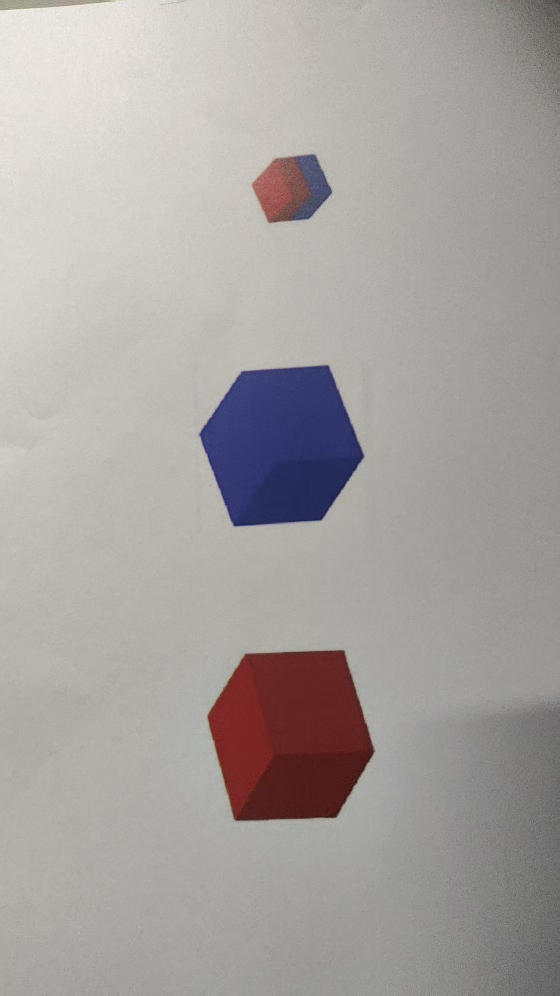
#> input picture samples/phone_16cm.jpg, 1120 x 1992 px (shown at 1/2 size)
$ python tune_hsv.py --image ../samples/phone_16cm.jpg
#> lines starting #> are read from the running program, lines starting #| are printed output that depends on the picture; after the words box and inside, x2 and y2 are one past the last pixel; in counts of white or black regions, pixels touching at a corner belong together
### py/detector.py
from __future__ import annotations
import math
from dataclasses import dataclass, field
from typing import Dict, List, Optional, Tuple
import cv2
import numpy as np

@dataclass
class DetectorParams:
    red_h_low_max: int = 10
    red_h_high_min: int = 170
    red_s_min: int = 90
    red_v_min: int = 50
    blue_h_min: int = 95
    blue_h_max: int = 135
    blue_s_min: int = 90
    blue_v_min: int = 50
    dominant_ratio: float = 0.8
    interleave_ratio: float = 0.18
    layer_split_ratio: float = 0.5
    layer_size_tol: float = 0.45
    blur_kernel: int = 5
    morph_kernel: int = 5
    min_area_px: int = 200
    real_edge_m: float = 0.05
    corner_offset_m: float = 0.0
    fx: float = 600.0
    fy: float = 600.0
    cx: float = 320.0
    cy: float = 240.0
    distance_mode: str = 'pixel_height'
    cam_height_m: float = 0.35
    cam_pitch_deg: float = 30.0

    def to_dict(self) -> Dict[str, object]:
        return {k: getattr(self, k) for k in self.__dataclass_fields__}

@dataclass
class Detection:
    block_class: str = 'unknown'
    edge_length_m: float = 0.0
    edge_length_px: float = 0.0
    x_m: float = 0.0
    y_m: float = 0.0
    z_m: float = 0.0
    u_px: float = 0.0
    v_px: float = 0.0
    confidence: float = 0.0
    box: Tuple[int, int, int, int] = (0, 0, 0, 0)
    ratio_red: float = 0.0
    ratio_blue: float = 0.0
    layer_ok: bool = False
    debug: Dict[str, float] = field(default_factory=dict)

def _odd(k: int) -> int:
    k = int(k)
    if k < 1:
        k = 1
    return k if k % 2 == 1 else k + 1

def build_masks(hsv: np.ndarray, p: DetectorParams) -> Tuple[np.ndarray, np.ndarray]:
    hsv_b = cv2.GaussianBlur(hsv, (_odd(p.blur_kernel),) * 2, 0)
    lower_red_1 = np.array([0, p.red_s_min, p.red_v_min], dtype=np.uint8)
    upper_red_1 = np.array([p.red_h_low_max, 255, 255], dtype=np.uint8)
    lower_red_2 = np.array([p.red_h_high_min, p.red_s_min, p.red_v_min], dtype=np.uint8)
    upper_red_2 = np.array([179, 255, 255], dtype=np.uint8)
    mask_red = cv2.bitwise_or(cv2.inRange(hsv_b, lower_red_1, upper_red_1), cv2.inRange(hsv_b, lower_red_2, upper_red_2))
    lower_blue = np.array([p.blue_h_min, p.blue_s_min, p.blue_v_min], dtype=np.uint8)
    upper_blue = np.array([p.blue_h_max, 255, 255], dtype=np.uint8)
    mask_blue = cv2.inRange(hsv_b, lower_blue, upper_blue)
    mk = _odd(p.morph_kernel)
    kernel = cv2.getStructuringElement(cv2.MORPH_ELLIPSE, (mk, mk))
    for m in (mask_red, mask_blue):
        cv2.morphologyEx(m, cv2.MORPH_OPEN, kernel, dst=m)
        cv2.morphologyEx(m, cv2.MORPH_CLOSE, kernel, dst=m)
    return (mask_red, mask_blue)

def pixel_edge_for_distance(rect: Tuple[Tuple[float, float], Tuple[float, float], float]) -> float:
    (_c, (w, h), _a) = rect
    return float(max(w, h))

def classify(n_red: float, n_blue: float, p: DetectorParams, mask_red_blob: np.ndarray, mask_blue_blob: np.ndarray, box: Tuple[int, int, int, int]) -> Tuple[str, float, float, float, bool]:
    total = n_red + n_blue
    if total <= 0:
        return ('unknown', 0.0, 0.0, 0.0, False)
    r_red = n_red / total
    r_blue = n_blue / total
    if r_red >= p.dominant_ratio and r_blue < p.interleave_ratio:
        return ('red', r_red, r_red, r_blue, False)
    if r_blue >= p.dominant_ratio and r_red < p.interleave_ratio:
        return ('blue', r_blue, r_red, r_blue, False)
    if r_red >= p.interleave_ratio and r_blue >= p.interleave_ratio:
        conf = min(r_red, r_blue) * 2.0
        ok = layer_check(mask_red_blob, mask_blue_blob, box, p)
        if ok:
            return ('red_blue', conf, r_red, r_blue, True)
        if r_red >= r_blue:
            return ('red', r_red, r_red, r_blue, False)
        return ('blue', r_blue, r_red, r_blue, False)
    return ('unknown', 0.0, r_red, r_blue, False)

# [24 lines left out: function layer_check, not called in this run]

def detect(bgr: np.ndarray, p: DetectorParams) -> Detection:
    out = Detection()
    hsv = cv2.cvtColor(bgr, cv2.COLOR_BGR2HSV)
    (mask_red, mask_blue) = build_masks(hsv, p)
    mask_any = cv2.bitwise_or(mask_red, mask_blue)
    _gap = max(7, _odd(p.morph_kernel) * 2 + 1)
    mask_any = cv2.morphologyEx(mask_any, cv2.MORPH_CLOSE, cv2.getStructuringElement(cv2.MORPH_ELLIPSE, (_gap, _gap)))
    (contours, _) = cv2.findContours(mask_any, cv2.RETR_EXTERNAL, cv2.CHAIN_APPROX_SIMPLE)
    if not contours:
        return out
    areas = [cv2.contourArea(c) for c in contours]
    best = int(np.argmax(areas))
    if areas[best] < p.min_area_px:
        return out
    cnt = contours[best]
    box = cv2.boundingRect(cnt)
    only = np.zeros(mask_any.shape, dtype=np.uint8)
    cv2.drawContours(only, [cnt], -1, 255, cv2.FILLED)
    blob_red = cv2.bitwise_and(mask_red, only)
    blob_blue = cv2.bitwise_and(mask_blue, only)
    n_red = float(np.count_nonzero(blob_red))
    n_blue = float(np.count_nonzero(blob_blue))
    if n_red + n_blue < 1:
        return out
    (cls, conf, r_red, r_blue, layer_ok) = classify(n_red, n_blue, p, blob_red, blob_blue, box)
    rect = cv2.minAreaRect(cnt)
    px_edge = pixel_edge_for_distance(rect)
    z = x = y = 0.0
    if px_edge > 1.0:
        if p.distance_mode == 'ground_plane':
            z = ground_plane_distance(box, p)
        else:
            z = p.fy * p.real_edge_m / px_edge
        uc = box[0] + box[2] * 0.5
        vc = box[1] + box[3] * 0.5
        x = (uc - p.cx) * z / p.fx
        y = (vc - p.cy) * z / p.fy
    if abs(p.corner_offset_m) > 1e-09:
        x -= p.corner_offset_m
    out.block_class = cls
    out.edge_length_m = p.real_edge_m if px_edge > 1.0 else 0.0
    out.edge_length_px = px_edge
    (out.x_m, out.y_m, out.z_m) = (x, y, z)
    out.u_px = box[0] + box[2] * 0.5
    out.v_px = box[1] + box[3] * 0.5
    out.confidence = conf
    out.box = tuple((int(v) for v in box))
    (out.ratio_red, out.ratio_blue) = (r_red, r_blue)
    out.layer_ok = layer_ok
    out.debug = {'n_red': n_red, 'n_blue': n_blue, 'area': areas[best], 'rect_w': rect[1][0], 'rect_h': rect[1][1]}
    return out

# [6 lines left out: function ground_plane_distance, not called in this run]

def draw_result(bgr: np.ndarray, det: Detection, params: DetectorParams) -> np.ndarray:
    canvas = bgr.copy()
    (h, w) = canvas.shape[:2]
    cv2.drawMarker(canvas, (w // 2, h // 2), (0, 0, 255), cv2.MARKER_CROSS, 26, 2)
    (x, y, bw, bh) = det.box
    if bw > 0 and bh > 0:
        cv2.rectangle(canvas, (x, y), (x + bw, y + bh), (0, 255, 0), 2)
        lines = [f'{det.block_class}  conf={det.confidence:.2f}', f'z={det.z_m:.4f}m  x={det.x_m:+.4f}m  y={det.y_m:+.4f}m', f'edge={det.edge_length_m:.4f}m ({det.edge_length_px:.1f}px)', f'R={det.ratio_red:.2f} B={det.ratio_blue:.2f} layer={det.layer_ok}']
        ty = max(18, y - 8 - 16 * (len(lines) - 1))
        for (i, s) in enumerate(lines):
            org = (x, ty + 16 * i)
            cv2.putText(canvas, s, org, cv2.FONT_HERSHEY_SIMPLEX, 0.5, (0, 0, 0), 3)
            cv2.putText(canvas, s, org, cv2.FONT_HERSHEY_SIMPLEX, 0.5, (0, 255, 255), 1)
    else:
        cv2.putText(canvas, 'no target', (10, 24), cv2.FONT_HERSHEY_SIMPLEX, 0.6, (0, 0, 255), 2)
    return canvas
DEFAULT_PARAMS = DetectorParams()

### py/tune_hsv.py
from __future__ import annotations
import argparse
import glob as globmod
import os
import sys
from typing import List
import cv2
import numpy as np
sys.path.insert(0, os.path.dirname(os.path.abspath(__file__)))
from detector import DetectorParams, build_masks, detect, draw_result
WIN_CTRL = 'controls'
WIN_MAIN = 'result  (s=save  d=toggle mask  n/p=next/prev  q=quit)'
SLIDERS = [('red H low  max (0..this)', 'red_h_low_max', 0, 40), ('red H high min (this..179)', 'red_h_high_min', 140, 179), ('red S min', 'red_s_min', 0, 255), ('red V min', 'red_v_min', 0, 255), ('blue H min', 'blue_h_min', 0, 179), ('blue H max', 'blue_h_max', 0, 179), ('blue S min', 'blue_s_min', 0, 255), ('blue V min', 'blue_v_min', 0, 255), ('blur kernel (odd)', 'blur_kernel', 1, 31), ('morph kernel (odd)', 'morph_kernel', 1, 31), ('min area px', 'min_area_px', 0, 5000), ('dominant ratio x100', 'dominant_ratio_x100', 0, 100), ('interleave ratio x100', 'interleave_ratio_x100', 0, 100), ('layer split x100', 'layer_split_ratio_x100', 5, 95), ('layer size tol x100', 'layer_size_tol_x100', 0, 100)]

def create_sliders(p: DetectorParams) -> None:
    cv2.namedWindow(WIN_CTRL, cv2.WINDOW_NORMAL)
    cv2.resizeWindow(WIN_CTRL, 560, 480)
    for (label, name, lo, hi) in SLIDERS:
        init = getattr(p, name, None)
        if init is None:
            base = name.replace('_x100', '')
            init = int(round(float(getattr(p, base)) * 100))
        init = int(max(lo, min(hi, init)))
        cv2.createTrackbar(label, WIN_CTRL, init, hi, lambda _v: None)

def read_sliders(p: DetectorParams) -> None:
    for (label, name, _lo, _hi) in SLIDERS:
        v = cv2.getTrackbarPos(label, WIN_CTRL)
        if name.endswith('_x100'):
            setattr(p, name.replace('_x100', ''), v / 100.0)
        else:
            setattr(p, name, int(v))

# [4 lines left out: function save_params, not called in this run]

def gather_images(image_arg: str) -> List[str]:
    if os.path.isdir(image_arg):
        out: List[str] = []
        for ext in ('*.png', '*.jpg', '*.jpeg', '*.bmp', '*.webp'):
            out += sorted(globmod.glob(os.path.join(image_arg, ext)))
        return out
    if any((ch in image_arg for ch in '*?[]')):
        return sorted(globmod.glob(image_arg))
    return [image_arg] if os.path.isfile(image_arg) else []

def main() -> int:
    ap = argparse.ArgumentParser(description='Interactive HSV threshold tuner')
    ap.add_argument('--image', required=True, help='image file, directory, or glob')
    ap.add_argument('--edge', type=float, default=0.05, help='real_edge_m for distance estimate')
    ap.add_argument('--fx', type=float, default=600.0)
    ap.add_argument('--fy', type=float, default=600.0)
    ap.add_argument('--out', default='params_tuned.yaml', help="where to save with 's'")
    args = ap.parse_args()
    files = gather_images(args.image)
    if not files:
        print(f'[FAIL] no image found for: {args.image}')
        print('       generate some first:  python make_test_images.py --out samples')
        return 2
    p = DetectorParams()
    p.real_edge_m = args.edge
    p.fx = args.fx
    p.fy = args.fy
    idx = 0
    show_mask = True
    img = cv2.imread(files[idx], cv2.IMREAD_COLOR)
#> img is the input picture: shape (1992, 1120, 3); mean B, G, R 160.3, 162.3, 166.8
    if img is None:
        print(f'[FAIL] cannot read {files[idx]}')
        return 2
    (p.cx, p.cy) = (img.shape[1] / 2.0, img.shape[0] / 2.0)
    create_sliders(p)
    print('[OK] tuner started.')
    print(f'     image: {files[idx]}')
    print('     keys : s=save  d=toggle masks  n/p=next/prev  q=quit')
    while True:
        read_sliders(p)
        det = detect(img, p)
#> the loop in build_masks, `for m in (mask_red, mask_blue):` made 2 passes
#> in detect, `(mask_red, mask_blue) = build_masks(hsv, p)`:
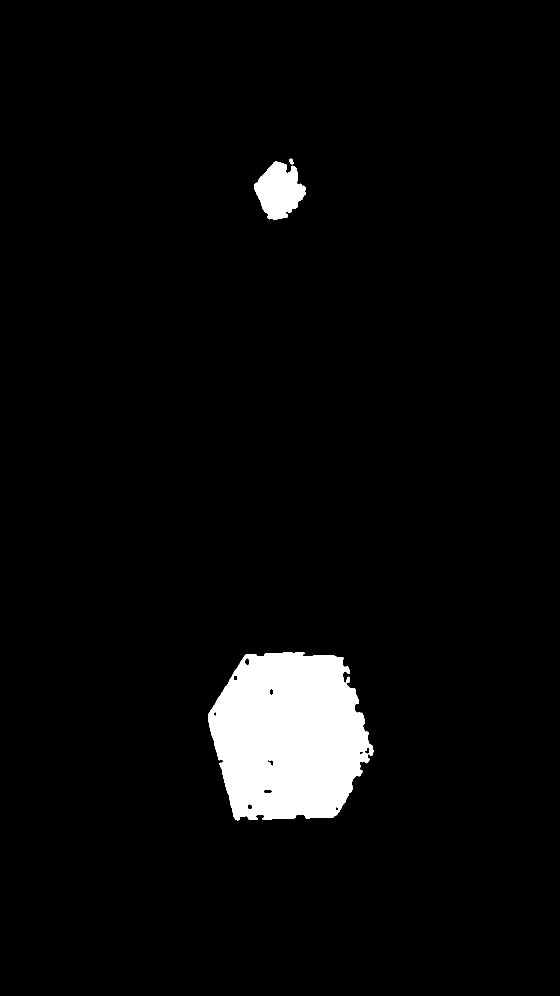
#> mask_red: shape (1992, 1120) (shown at 1/2 size); 4.2% white; 3 white regions, box (x1, y1, x2, y2) and area: (416, 1304, 747, 1641) 86070, (508, 323, 612, 440) 7816, (579, 317, 587, 329) 71
#> in detect, `(contours, _) = cv2.findContours(mask_any, cv2.RETR_EXTERNAL, cv2.CHAI..`: contours = 3 contours; box (x1, y1, x2, y2) and area: (416, 1304, 747, 1641) 86660, (401, 733, 727, 1052) 76822, (508, 317, 612, 440) 7980
#> in detect, `areas = [cv2.contourArea(c) for c in contours]`: areas = [86660.5, 76822.5, 7979.5]
#> in detect, `best = int(np.argmax(areas))`: best = 0
#> in detect, `cnt = contours[best]`: cnt = contour of 480 points, box (x1, y1, x2, y2) (416, 1304, 747, 1641), area 86660
#> in detect, `box = cv2.boundingRect(cnt)`: box = (416, 1304, 331, 337)
#> in detect, `n_red = float(np.count_nonzero(blob_red))`: n_red = 86070
#> in detect, `n_blue = float(np.count_nonzero(blob_blue))`: n_blue = 0
#> in classify, `total = n_red + n_blue`: total = 86070
#> in classify, `r_red = n_red / total`: r_red = 1
#> in classify, `r_blue = n_blue / total`: r_blue = 0
#> in detect, `(cls, conf, r_red, r_blue, layer_ok) = classify(n_red, n_blue, p, blob..`: cls = 'red'; conf = 1; r_blue = 0; layer_ok = False
#> in detect, `rect = cv2.minAreaRect(cnt)`: rect = ((581.1, 1471.3), (327.4, 333.5), -2.2)
#> in pixel_edge_for_distance, `(_c, (w, h), _a) = rect`: w = 327.4; h = 333.5
#> in detect, `z = p.fy * p.real_edge_m / px_edge`: z = 0.0899
#> in detect, `uc = box[0] + box[2] * 0.5`: uc = 581.5
#> in detect, `vc = box[1] + box[3] * 0.5`: vc = 1472.5
#> in detect, `x = (uc - p.cx) * z / p.fx`: x = 0.00322
#> in detect, `y = (vc - p.cy) * z / p.fy`: y = 0.0714
#> in detect, `out.block_class = cls`: out.block_class = 'red'
#> in detect, `out.edge_length_m = p.real_edge_m if px_edge > 1.0 else 0.0`: out.edge_length_m = 0.05
#> in detect, `out.edge_length_px = px_edge`: out.edge_length_px = 333.5
#> in detect, `(out.x_m, out.y_m, out.z_m) = (x, y, z)`: out.x_m = 0.00322; out.y_m = 0.0714; out.z_m = 0.0899
#> in detect, `out.u_px = box[0] + box[2] * 0.5`: out.u_px = 581.5
#> in detect, `out.v_px = box[1] + box[3] * 0.5`: out.v_px = 1472.5
#> in detect, `out.confidence = conf`: out.confidence = 1
#> in detect, `out.box = tuple((int(v) for v in box))`: out.box = (416, 1304, 331, 337)
#> in detect, `(out.ratio_red, out.ratio_blue) = (r_red, r_blue)`: out.ratio_red = 1; out.ratio_blue = 0
#> in detect, `out.layer_ok = layer_ok`: out.layer_ok = False
#> in detect, `out.debug = {'n_red': n_red, 'n_blue': n_blue, 'area': areas[best], 'r..`: out.debug = {'n_red': 86070, 'n_blue': 0, 'area': 86660.5, 'rect_w': 327.4, 'rect_h': 333.5}
        main_view = draw_result(img, det, p)
#> in draw_result, `(x, y, bw, bh) = det.box`: x = 416; y = 1304; bw = 331; bh = 337
#> in draw_result, `cv2.rectangle(canvas, (x, y), (x + bw, y + bh), (0, 255, 0), 2)`:
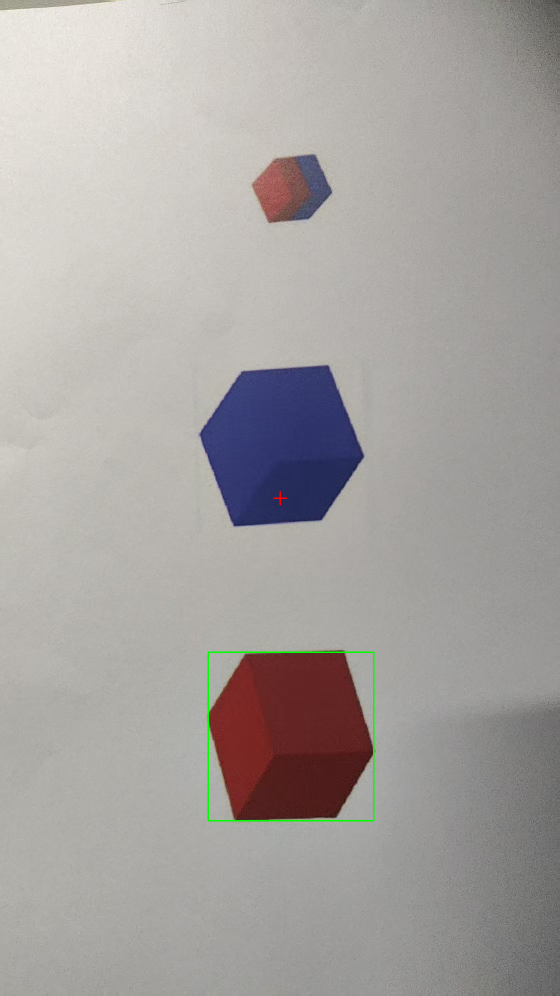
#> canvas: shape (1992, 1120, 3) (shown at 1/2 size); mean B, G, R 160.1, 162.5, 166.5
#> in draw_result, `lines = [f'{det.block_class}  conf={det.confidence:.2f}', f'z={det.z_m..`: lines = ['red  conf=1.00', 'z=0.0899m  x=+0.0032m  y=+0.0714m', 'edge=0.0500m (333.5px)', 'R=1.00 B=0.00 layer=False']
#> in draw_result, `ty = max(18, y - 8 - 16 * (len(lines) - 1))`: ty = 1248
#> the loop in draw_result, `for (i, s) in enumerate(lines):` made 4 passes
#> (s, org) on passes 1 to 4: ('red  conf=1.00', (416, 1248)), ('z=0.0899m  x=+0.0032m  y=+0.0714m', (416, 1264)), ('edge=0.0500m (333.5px)', (416, 1280)), ('R=1.00 B=0.00 layer=False', (416, 1296))
#> after the loop in draw_result, `for (i, s) in enumerate(lines):`:
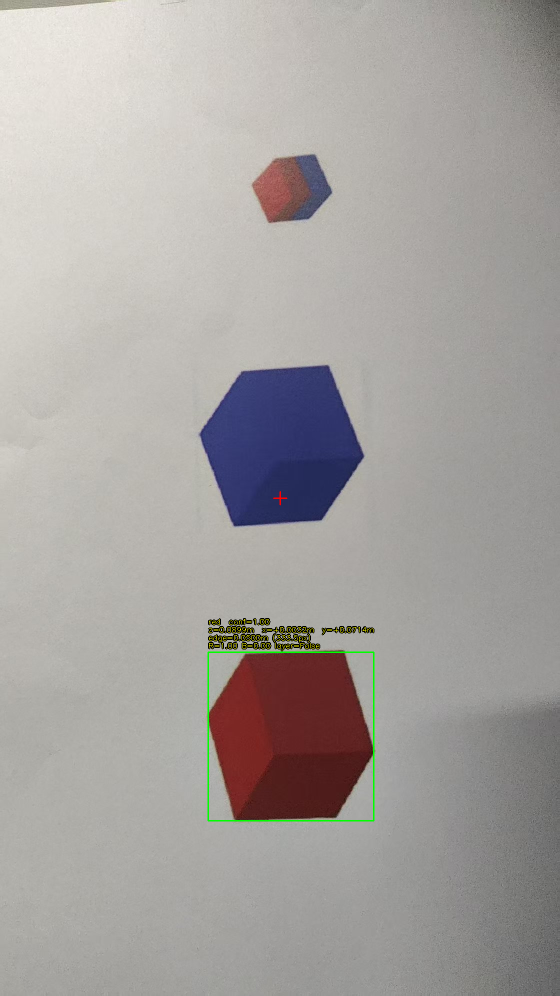
#> canvas: shape (1992, 1120, 3) (shown at 1/2 size); 0.4% of pixels changed, all inside (x1, y1, x2, y2) = (416, 1236, 749, 1303)
        if show_mask:
            hsv = cv2.cvtColor(img, cv2.COLOR_BGR2HSV)
            (mr, mb) = build_masks(hsv, p)
#> the loop in build_masks (call 2), `for m in (mask_red, mask_blue):` made 2 passes
            (h, w) = img.shape[:2]
            masks = np.zeros((h, w * 2, 3), dtype=np.uint8)
            masks[:, :w] = cv2.cvtColor(mr, cv2.COLOR_GRAY2BGR)
            masks[:, w:] = cv2.cvtColor(mb, cv2.COLOR_GRAY2BGR)
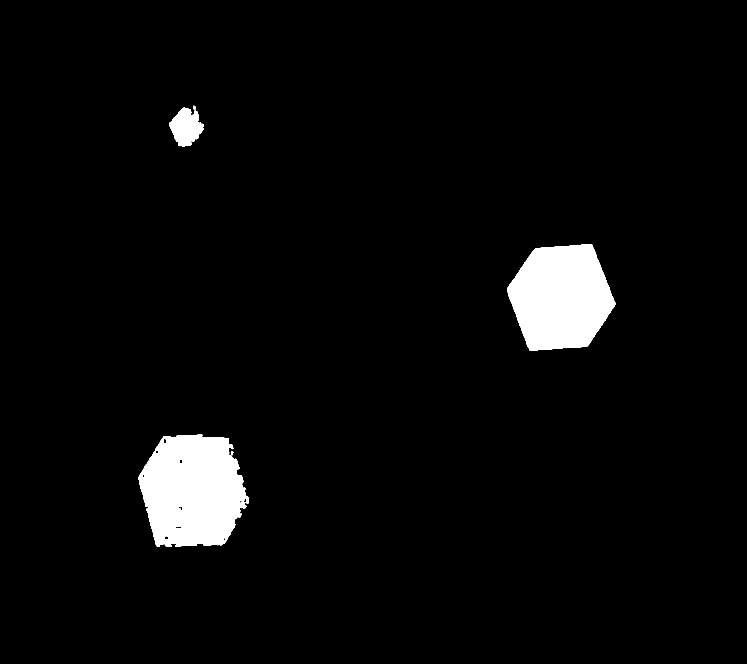
#> masks: shape (1992, 2240, 3) (shown at 1/3 size); 3.8% white; 4 white regions, box (x1, y1, x2, y2) and area: (416, 1304, 747, 1641) 86070, (1521, 733, 1847, 1052) 77298, (508, 323, 612, 440) 7816, (579, 317, 587, 329) 71
            cv2.putText(masks, 'RED mask', (8, 22), cv2.FONT_HERSHEY_SIMPLEX, 0.6, (255, 255, 255), 1)
            cv2.putText(masks, 'BLUE mask', (w + 8, 22), cv2.FONT_HERSHEY_SIMPLEX, 0.6, (255, 255, 255), 1)
            scale = w / masks.shape[1]
            masks = cv2.resize(masks, (int(masks.shape[1] * scale), int(masks.shape[0] * scale)))
#> masks: shape (996, 1120, 3)
            main_view = np.vstack([main_view, masks])
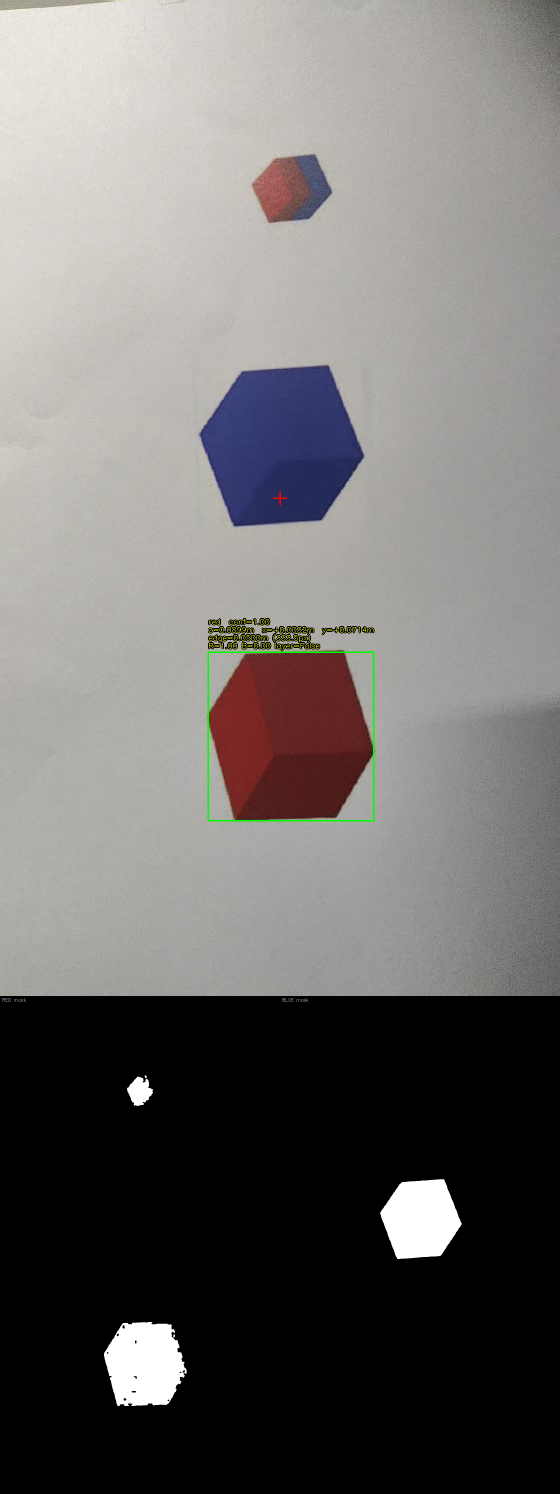
#> main_view: shape (2988, 1120, 3) (shown at 1/2 size); mean B, G, R 109.5, 111.3, 114
        cv2.imshow(WIN_MAIN, main_view)
        print('\rclass={:<9} conf={:.2f} z={:.4f}m x={:+.4f}m y={:+.4f}m area={:>7.0f}   '.format(det.block_class, det.confidence, det.z_m, det.x_m, det.y_m, det.debug.get('area', 0.0)), end='', flush=True)
#| class=red       conf=1.00 z=0.0899m x=+0.0032m y=+0.0714m area=  86660
        key = cv2.waitKey(30) & 255
#> (key q is pressed here)
        if key in (ord('q'), 27):
            break
        elif key == ord('s'):
            save_params(p, args.out)
            print('')
            print(f'[OK] saved -> {os.path.abspath(args.out)}')
            print('     copy the ros__parameters block into config/params.yaml')
        elif key == ord('d'):
            show_mask = not show_mask
        elif key in (ord('n'), ord('p')):
            step = 1 if key == ord('n') else -1
            idx = (idx + step) % len(files)
            ni = cv2.imread(files[idx], cv2.IMREAD_COLOR)
            if ni is not None:
                img = ni
                (p.cx, p.cy) = (img.shape[1] / 2.0, img.shape[0] / 2.0)
                print('')
                print(f'[OK] image {idx + 1}/{len(files)}: {files[idx]}')
    cv2.destroyAllWindows()
    print('')
    print('[OK] tuner closed.')
    return 0
if __name__ == '__main__':
    sys.exit(main())
#> (the program exits here)
